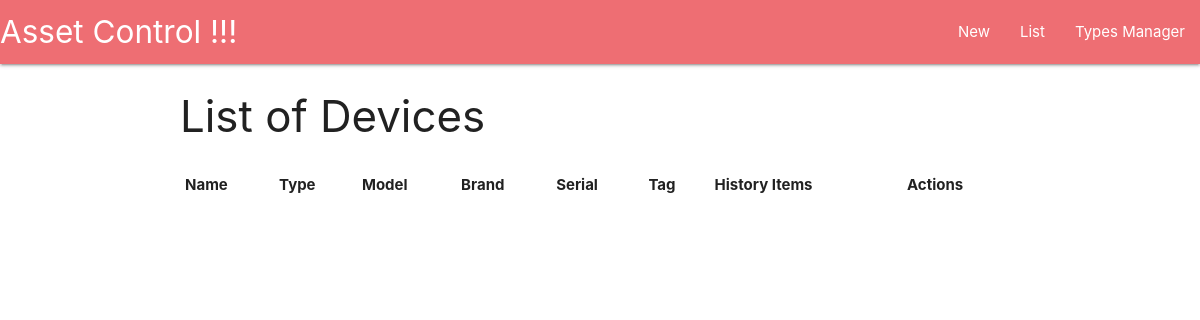
/devices/, run on an earlier commit of the app's database.
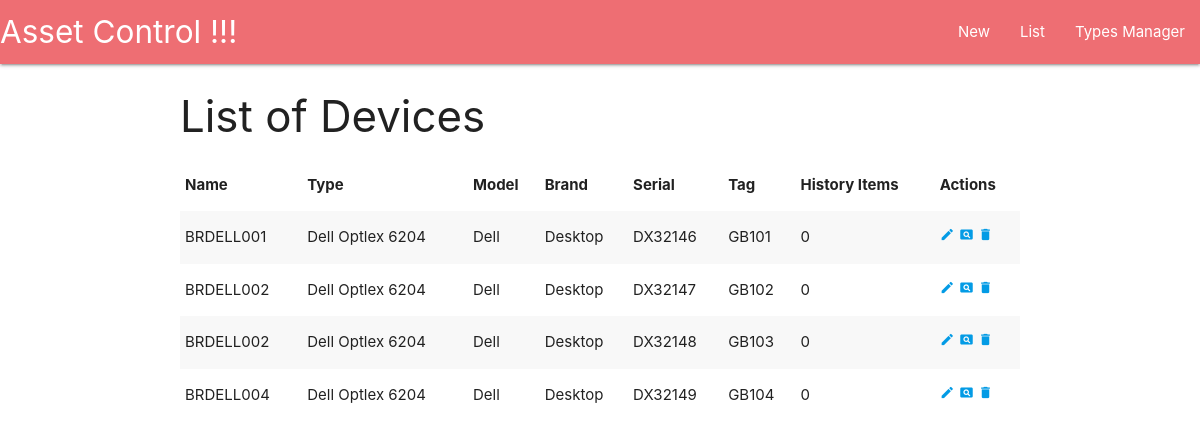
And on a later commit of the database.
### devices/models.py (models this page shows, shortened)
class Device(models.Model):
    serial_number = models.CharField(max_length=40, null=False, blank=False)
    tag = models.CharField(max_length=20, null=False, blank=True)
    model = models.CharField(max_length=30, null=False, blank=False)
    brand = models.CharField(max_length=30, null=False, blank=False)
    name = models.CharField(max_length=40, null=False, blank=False)
    type = models.ForeignKey(Type, related_name='devices', null=False)
    created = models.DateField(auto_created=True, auto_now_add=True)

class Type(models.Model):
    name = models.CharField(max_length=40, null=False, blank=False)

### devices/views.py (the view)
# urls.py: url(r'^devices/$', views.DeviceListView.as_view(), name='list'),
class DeviceListView(ListView):
    model = Device
    template_name = 'devices/list.html'
    context_object_name = 'devices'

### devices/templates/devices/list.html
{% extends 'app/base.html' %}
{% block content %}
    <h3>List of Devices</h3>
    <table class="striped responsive-table">
        <thead>
            <tr>
                <th>Name</th>
                <th>Type</th>
                <th>Model</th>
                <th>Brand</th>
                <th>Serial</th>
                <th>Tag</th>
                <th>History Items</th>
                <th>Actions</th>
            </tr>
        </thead>
        <tbody>
            {% for device in devices %}
                <tr>
                    <td>{{device.name}}</td>
                    <td>{{device.model}}</td>
                    <td>{{device.brand}}</td>
                    <td>{{device.type.name}}</td>
                    <td>{{device.serial_number}}</td>
                    <td>{{device.tag}}</td>
                    <td>{{device.history_items.count}}</td>
                    <td>
                        <a href="{% url 'devices:update' device.pk %}"><i class="tiny material-icons">edit</i></a>
                        <a href="{% url 'devices:details' device.pk %}"><i class="tiny material-icons">pageview</i></a>
                        <a href="#"><i class="tiny material-icons">delete</i></a>
                    </td>
                </tr>
            {% endfor %}
        </tbody>
    </table>
{% endblock %}

### devices/templates/app/base.html (shortened to what this page needs)
<!DOCTYPE html>
{% load staticfiles %}
<html lang="en">
<head>
    <link type="text/css" rel="stylesheet" href="{% static 'materialize/css/materialize.min.css' %}"/>
</head>
<body>
    <nav>
        <div class="nav-wrapper">
            <a href="#" class="brand-logo">Asset Control !!!</a>
            <ul id="nav-mobile" class="right hide-on-med-and-down">
                <li><a href="{% url 'devices:create' %}">New</a></li>
                <li><a href="{% url 'devices:list' %}">List</a></li>
                <li><a href="collapsible.html">Types Manager</a></li>
            </ul>
        </div>
    </nav>
    <main class="container">
        {% block content %}
        {% endblock %}
    </main>
</body>
</html>

What changed in the data, as far as the page shows it:
added Device: name "BRDELL001", model "Dell Optlex 6204", brand "Dell", type.name "Desktop", serial_number "DX32146", tag "GB101", history_items.count "0"
added Device: name "BRDELL002", model "Dell Optlex 6204", brand "Dell", type.name "Desktop", serial_number "DX32147", tag "GB102", history_items.count "0"
added Device: name "BRDELL002", model "Dell Optlex 6204", brand "Dell", type.name "Desktop", serial_number "DX32148", tag "GB103", history_items.count "0"
added Device: name "BRDELL004", model "Dell Optlex 6204", brand "Dell", type.name "Desktop", serial_number "DX32149", tag "GB104", history_items.count "0"
